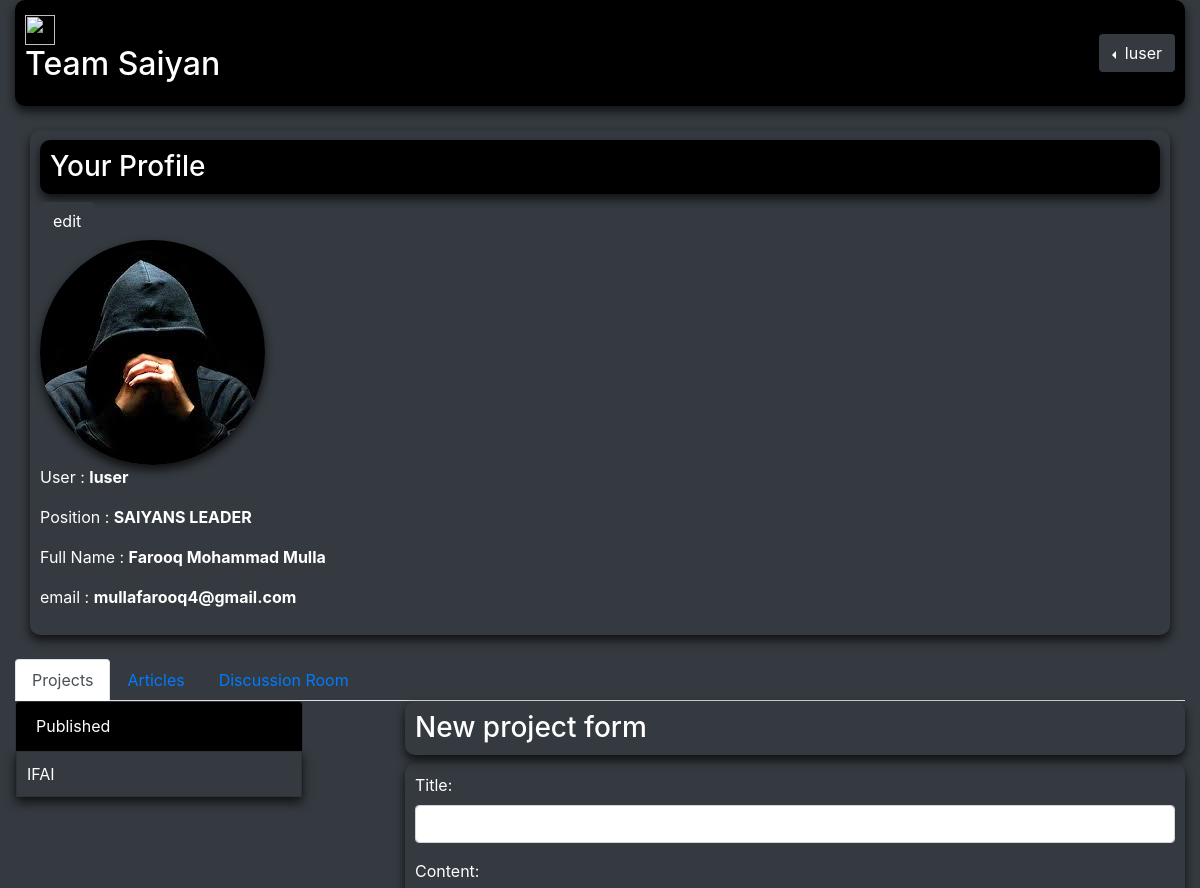
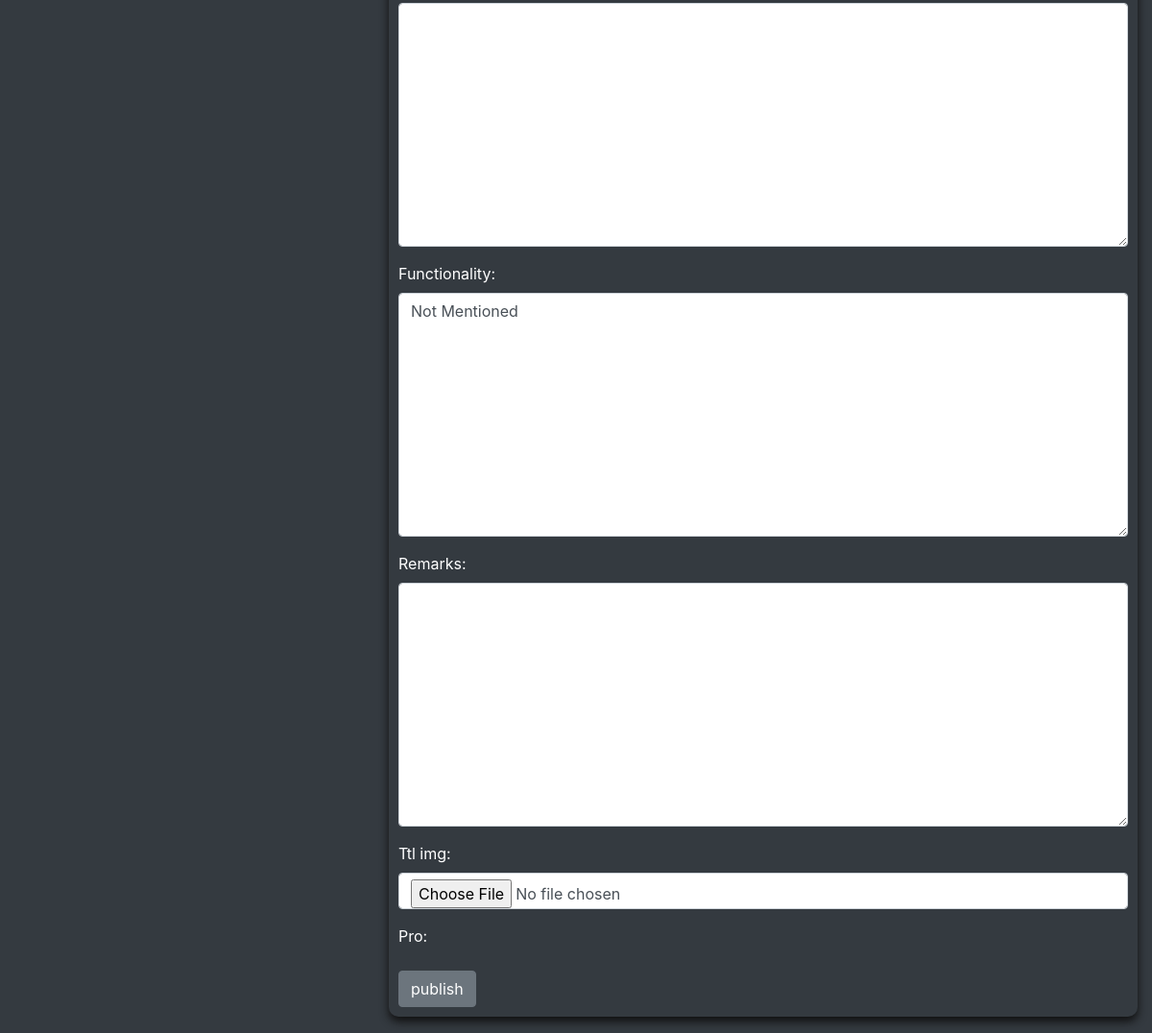
The app's page /Team/ (signed in) with its own data (2 pictures, top to bottom).
### Team/models.py (models this page shows, shortened)
class UserProfile(models.Model):
	user = models.OneToOneField(User, on_delete = models.CASCADE)
	pro_pic = models.ImageField(upload_to = 'pro_pics/', default = 'pro_pics/default.png')
	full_name = models.CharField(max_length = 100)
	POSITION = [('MEMBER','MEMBER'),('TEAM LEADER','TEAM LEADER'),('SAIYANS LEADER','SAIYANS LEADER')]
	position = models.CharField(max_length = 20, choices = POSITION, default = 'mem')

### blog/models.py (models this page shows)
class Project(models.Model):
	title = models.CharField(max_length = 255)
	content = models.TextField()
	author = models.ForeignKey(settings.AUTH_USER_MODEL,on_delete = models.CASCADE)
	Functionality = models.TextField(null = True, blank = True, default = 'Not Mentioned')
	remarks = models.TextField()
	ttl_img = models.ImageField(upload_to = 'images/')
	created_on = models.DateTimeField(auto_now_add = True)
	slug = models.SlugField(null = True)

### Team/views.py (the view, shortened to what this page needs)
# urls.py: path('',login_required(profile.as_view(),login_url = 'login'), name = 'profile'),
class profile(View):
	def get(self,request):
		template = 'Team/profile.html'
		try:
			projects = Project.objects.filter(author = request.user)
		except:
			projects = 'none'
		try:
			articles = Article.objects.filter(author = request.user)
		except:
			articles = 'none'
		profile = get_object_or_404(UserProfile, user = request.user)
		project_form = NewProjectForm()
		article_form = NewArticleForm()
		return render(request,template,{'projects':projects,'articles':articles,'p_form':project_form,'a_form':article_form, 'profile' : profile})

### Team/forms.py
class NewProjectForm(forms.ModelForm):
	pro = forms.IntegerField(widget=forms.HiddenInput(), initial=123)
	class Meta:
		model = Project
		fields = ['title','content','Functionality','remarks','ttl_img']

class NewArticleForm(forms.ModelForm):
	art = forms.IntegerField(widget=forms.HiddenInput(), initial=123)
	class Meta:
		model = Article
		fields = ['title','content']

### blog/templatetags/form_tags.py (called while the page is built)
@register.filter
def input_class(bound_field):
    css_class = ''
    if bound_field.form.is_bound:
        if bound_field.errors:
            css_class = 'is-invalid'
        elif field_type(bound_field) != 'PasswordInput':
            css_class = 'is-valid'
    return 'form-control {}'.format(css_class)

### templates/Team/profile.html (shortened to what this page needs)
{% extends 'blog/base.html' %}
{% load form_tags widget_tweaks %}
{% block content %}
{% include 'includes/team_nav.html' %}
<br><div class="container shadow-style ">
	         <h3 class="black_bg shadow-style">Your Profile</h3> <a href="{% url 'edit_profile' %}" class="btn btn-dark">edit</a>
          <div><img src="{{profile.pro_pic.url}}" class="pro-img-style"></div>
          <div>
          	<p>User       :    <b>{{user}}</b></p>
            <p>Position   :    <b>{{profile.position}}</b></p>
            <p>Full Name  :    <b>{{profile.full_name}}</b></p>
        	  <p>email      :    <b>{{user.email}}</b></p>
        </div>
	</div>
	<br>
	<div>
		<ul class="nav nav-tabs nav_bg text-white" id="myTab" role="tablist">
 			 <li class="nav-item" role="presentation">
   				 <a class="nav-link active" id="home-tab" data-toggle="tab" href="#Projects" role="tab" aria-controls="home" aria-selected="true">Projects</a>
 			 </li>
 			 <li class="nav-item" role="presentation">
  			 	 <a class="nav-link" id="profile-tab" data-toggle="tab" href="#Articles" role="tab" aria-controls="profile" aria-selected="false">Articles</a>
 			 </li>
 			 <li class="nav-item" role="presentation">
  				  <a class="nav-link" id="contact-tab" data-toggle="tab" href="#Discussion_room" role="tab" aria-controls="contact" aria-selected="false">Discussion Room</a>
 			 </li>
		</ul>
	<div class="tab-content" id="myTabContent">
  		<div class="tab-pane fade show active" id="Projects" role="tabpanel" aria-labelledby="home-tab">
        <div class="row no-gutters">
        <div class="col-6 col-md-4">
          <div class="card bg-dark" style="width: 18rem;">
             <div class="card-header black_bg text-white">
              Published
             </div>
             <ul class="list-group list-group-flush">
              {% if projects == 'none' %}
                <li class="list-group-item bg-dark shadow-style text-white">you haven't yet published any Projects...</li>
               {% else %}
                {% for obj in projects %}
                 <a href="#" data-toggle="modal" data-target="#{{obj.slug}}"> <li class="list-group-item bg-dark shadow-style text-white">{{obj.title}} </li> </a>
               {% endfor %}
               {% endif %}
             </ul>
            </div>
          </div>
          <div class="col-sm-6 col-md-8">
          <h3 class="shadow-style"> New project form</h3>
            <form class="shadow-style" method="POST" enctype="multipart/form-data">
              {% for field in p_form %}
              <div class="form-group">
              {{ field.label_tag }}
                {% render_field field class=field|input_class %}
                </div>
              {% endfor %}
              {% if editing %}
              <button type="submit" class="btn btn-secondary">Update</button><br>
              {% else %}
              <button type="submit" class="btn btn-secondary">publish</button><br>
              {% endif %}
              </form><br>
            </div>
          </div>
        </div>
  </div>
	</div>
{% endblock %}

### templates/includes/team_nav.html (shortened to what this page needs)
<nav class="navbar navbar-dark  black_bg shadow-style text-white">
  <a class="navbar-brand" href="#">
    <img src="..." width="30" height="30" class="d-inline-block align-top" alt="" loading="lazy">
    <h2>Team Saiyan</h2>
  </a>
  	{% if user.is_authenticated %}
       <div class="dropdown dropleft">
          <button type="button" class="btn bg-dark dropdown-toggle text-white" data-toggle="dropdown">
            {{user.username}}
          </button>
      </div>
  		{% endif %}
</nav>

### static/css/custom.css (style rules this page uses)
.black_bg { background-color: #000000; }
.shadow-style { box-shadow: 0 5px 10px #101010; padding: 10px; border-radius: 10px; }
.pro-img-style { border-radius: 500px; box-shadow: 0 5px 10px #101010; }

### records on screen
UserProfile: pro_pic (picture), position "SAIYANS LEADER", full_name "Farooq Mohammad Mulla"
Project: title "IFAI"

### other values on screen
{{ user.username }} "luser"
{{ user }} "luser"
{{ user.email }} "mullafarooq4@gmail.com"
{{ field.label_tag }} "Title:" "Content:" "Functionality:" "Remarks:" "Ttl img:" "Pro:"
